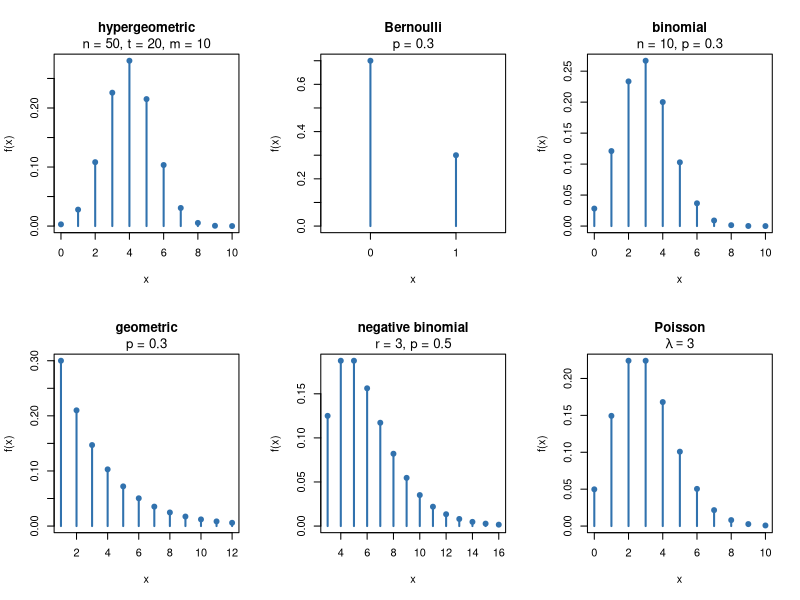

Here is the R script that generated this plot:
# discrete.R
#
# Plot the probability mass functions of the hypergeometric, Bernoulli,
# binomial, geometric, negative binomial, and Poisson distributions, with the
# same parameters as the plots in the notes. Uses R's built-in mass functions;
# some count differently from the notes (see README.md). Base R only; no
# packages needed.
#
# Disclaimer: the definitions of the distributions are based on a writeup by
# Prof. Dr. Subramanian Ramakrishnan at the University of Miami.
#
# Run:  source("discrete.R")     (in R or RStudio, from this folder)

blue <- "#3172AE"

# stem plot of the values f at the points x, titled with the name of the
# distribution and, on a second line, its parameters
stem <- function(x, f, name, params, ...) {
  plot(x, f, type = "h", lwd = 2, col = blue, ylim = c(0, max(f)),
       xlab = "x", ylab = "f(x)", main = name, ...)
  points(x, f, pch = 19, col = blue)
  mtext(params, side = 3, line = 0.25, cex = 0.8)
}

par(mfrow = c(2, 3))             # 2 rows, 3 columns of plots

# hypergeometric: m = 10 drawn from n = 50 objects, t = 20 of them marked;
# dhyper takes the numbers of marked (t) and unmarked (n - t) objects
x <- 0:10
stem(x, dhyper(x, 20, 30, 10), "hypergeometric", "n = 50, t = 20, m = 10")

# Bernoulli: a binomial with a single trial
x <- 0:1
stem(x, dbinom(x, 1, 0.3), "Bernoulli", "p = 0.3", xlim = c(-0.5, 1.5), xaxt = "n")
axis(1, at = x)

x <- 0:10
stem(x, dbinom(x, 10, 0.3), "binomial", "n = 10, p = 0.3")

# geometric: x = trials up to and including the first success;
# dgeom counts the failures before it, which is x - 1
x <- 1:12                        # the values go on forever; show the first 12
stem(x, dgeom(x - 1, 0.3), "geometric", "p = 0.3")

# negative binomial: x = trials up to and including the r-th success;
# dnbinom counts the failures before it, which is x - r
x <- 3:16
stem(x, dnbinom(x - 3, 3, 0.5), "negative binomial", "r = 3, p = 0.5")

x <- 0:10
stem(x, dpois(x, 3), "Poisson", expression(lambda == 3))

# -----------------------------------------------------------------------------
# This script is part of STAN (Statistics: Theory, Applications & Numerics),
# the code repository for MATH 166 at Tufts University:
# https://github.com/andreasmang/stan
